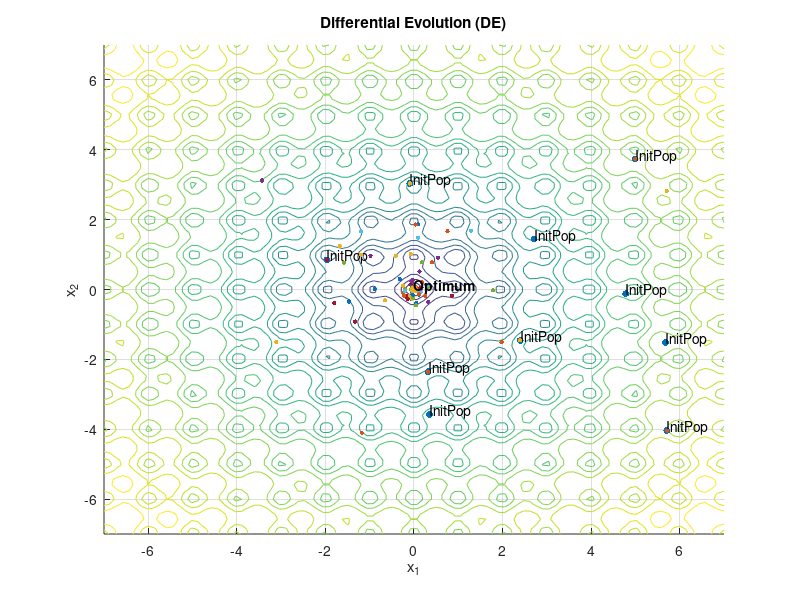

This figure's MATLAB source:
clc; clear; close all;

% Ackley function definition
ackley = @(x) -20*exp(-0.2*sqrt(0.5*(x(1)^2 + x(2)^2))) - exp(0.5*(cos(2*pi*x(1)) + cos(2*pi*x(2)))) + 20 + exp(1);

% Parameters
pop_size = 10;
p = 0.9;                       % Crossover probability
w = 0.8;                       % Scaling factor for mutation
bounds = [-6, 6; -4.5, 4.5];
max_iter = 100;
max_func_calls = 1000;

% Initial population
pop = bounds(:,1)' + (bounds(:,2)' - bounds(:,1)') .* rand(pop_size, 2);
func_calls = pop_size;

%% Initial plotting
[X1, X2] = meshgrid(linspace(-7, 7, 100), linspace(-7, 7, 100));
F_X = arrayfun(@(x1, x2) ackley([x1, x2]), X1, X2);
hold on; grid on;
contour(X1, X2, F_X, 20);
xlabel('x_1'); ylabel('x_2'); title('Differential Evolution (DE)');

% Initial population
scatter(pop(:,1), pop(:,2), 25, 'ko', 'filled');
text(pop(:,1), pop(:,2) + 0.1, 'InitPop');

%% Differential Evolution
iter = 0;
best_fitness = inf;
best_solution = [];

while iter < max_iter && func_calls < max_func_calls
    new_pop = pop;
    
    for i = 1:pop_size
        % Mutation: Select three distinct random individuals (excluding i)
        idxs = randperm(pop_size);
        idxs = idxs(idxs ~= i); % Remove current index
        a = pop(idxs(1), :);
        b = pop(idxs(2), :);
        c = pop(idxs(3), :);
        
        mutant = a + w * (b - c); % Compute mutant vector

        % Crossover
        cross_points = rand(1,2) < p;
        if ~any(cross_points)
            cross_points(randi(2)) = true;
        end
        trial = pop(i, :);
        trial(cross_points) = mutant(cross_points);

        % Selection with optimized function call
        trial_fitness = ackley(trial);  % Compute trial fitness only once
        func_calls = func_calls + 1;
        
        if trial_fitness < ackley(pop(i, :))
            new_pop(i, :) = trial;
        end
    end

    pop = new_pop;
    iter = iter + 1;

    % Find best solution in current population
    [current_best_fitness, idx] = min(arrayfun(@(row) ackley(pop(row, :)), 1:pop_size));
    if current_best_fitness < best_fitness
        best_fitness = current_best_fitness;
        best_solution = pop(idx, :);
    end

    scatter(pop(:,1), pop(:,2), 10, 'ro', 'filled'); % Update graph - population
    pause(0.1);
end

% Optimum plotting
scatter(best_solution(1), best_solution(2), 35, 'bo', 'filled');
text(best_solution(1), best_solution(2) + 0.1, 'Optimum','FontWeight','bold');

%% Printing
fprintf('Optimization completed in %d iterations and %d function calls.\n', iter, func_calls);
fprintf('Optimum: x = [%f, %f], f(x) = %f\n', best_solution(1), best_solution(2), best_fitness);
